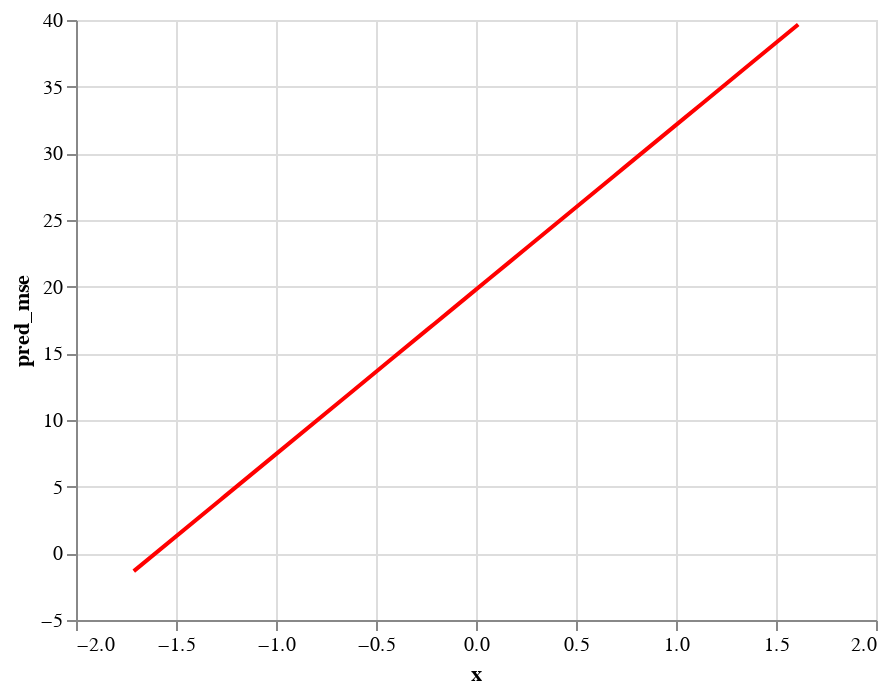

The notebook cell this image was saved under:
### Code cell
c2

### Figure 1 — Vega-Lite specification as saved in the notebook (floating-point values rounded to 4 significant figures)
{"config": {"view": {"continuousWidth": 400, "continuousHeight": 300}}, "data": {"name": "data-a95f620c6f1c9c6bfb9927ba64768171"}, "mark": {"type": "line", "color": "red"}, "encoding": {"x": {"field": "x", "type": "quantitative"}, "y": {"field": "pred_mse", "type": "quantitative"}}, "$schema": "https://vega.github.io/schema/vega-lite/v4.17.0.json", "datasets": {"data-a95f620c6f1c9c6bfb9927ba64768171": [{"x": -0.2059, "y": -0.3851, "pred_mse": 17.24}, {"x": -0.6132, "y": -40.88, "pred_mse": 12.21}, {"x": 1.128, "y": 39.46, "pred_mse": 33.71}, {"x": -1.257, "y": -71.77, "pred_mse": 4.272}, {"x": -0.1112, "y": -26.35, "pred_mse": 18.41}, {"x": -0.01263, "y": -27.17, "pred_mse": 19.63}, {"x": -0.6892, "y": -31.1, "pred_mse": 11.28}, {"x": 1.611, "y": 62.18, "pred_mse": 39.67}, {"x": 0.7454, "y": 26.87, "pred_mse": 28.98}, {"x": -1.275, "y": -37.7, "pred_mse": 4.041}, {"x": 0.2572, "y": 2.093, "pred_mse": 22.96}, {"x": 0.1623, "y": 19.29, "pred_mse": 21.79}, {"x": 1.042, "y": 58.66, "pred_mse": 32.64}, {"x": 0.064, "y": 3.625, "pred_mse": 20.57}, {"x": -1.711, "y": -65.16, "pred_mse": -1.335}, {"x": -0.2346, "y": -5.021, "pred_mse": 16.89}, {"x": -0.4481, "y": -15.14, "pred_mse": 14.25}, {"x": 0.6919, "y": 28.56, "pred_mse": 28.32}, {"x": -0.05196, "y": -20.97, "pred_mse": 19.14}, {"x": 1.374, "y": 59.73, "pred_mse": 36.74}, {"x": -1.0, "y": 450.0, "pred_mse": 7.441}]}}
